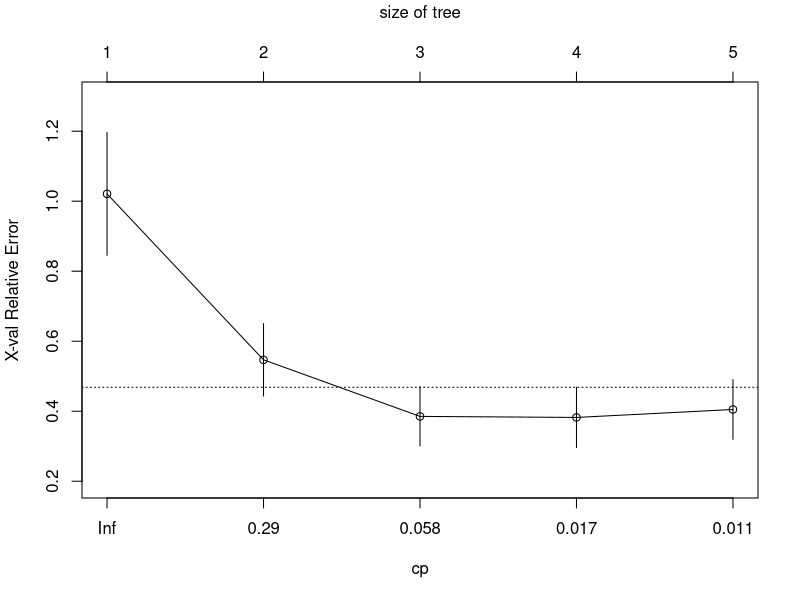
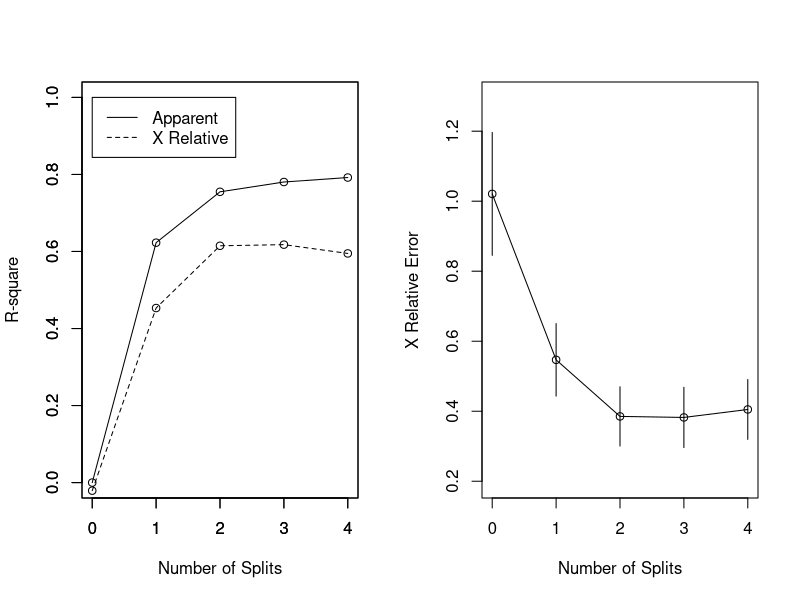
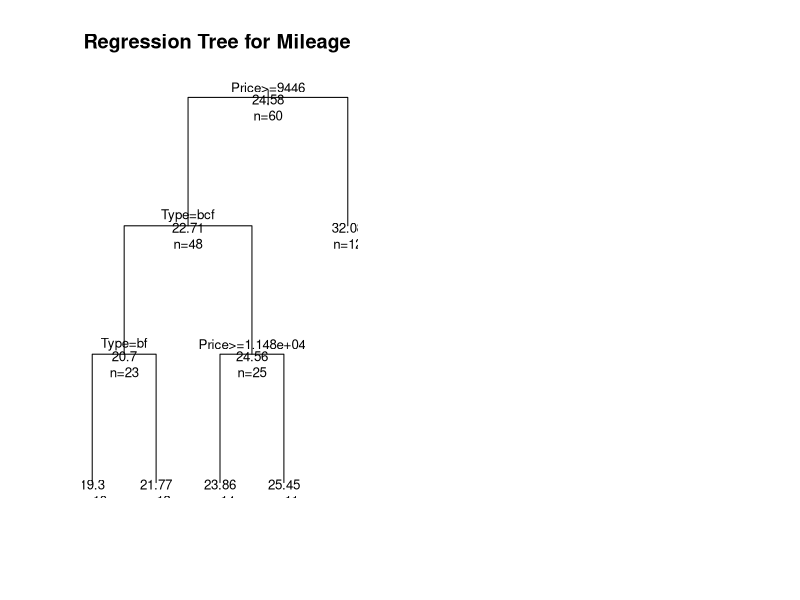
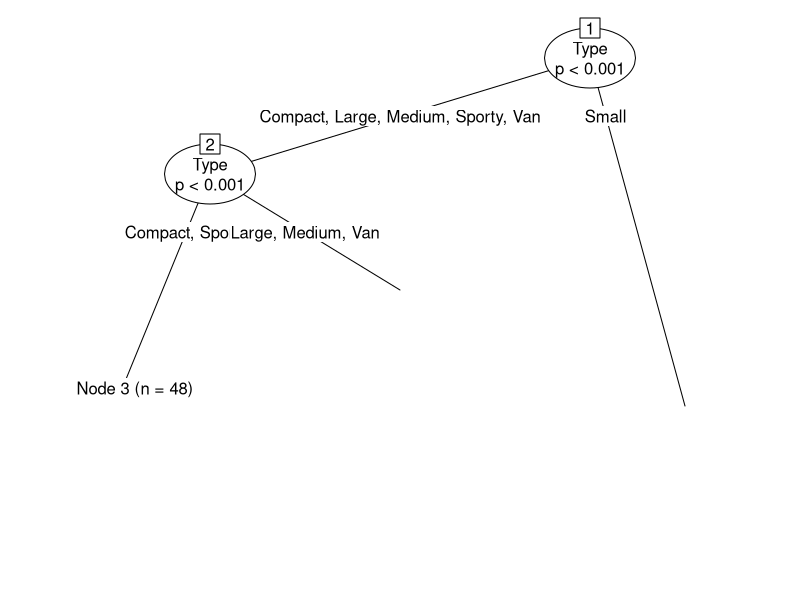

These charts were generated, in order, by the following R code: (Note: this script raises an error after producing the figures.)
######################################################################
# Simple example for regression tree and classification tree in R
#
# Adapted from:
#   https://www.statmethods.net/advstats/cart.html
#
# install.packages("rpart")
# install.packages("partykit")
#####################################################################

####################
# Load library
####################
library(rpart)
library(partykit)

####################
# grow tree
####################
fit <- rpart(formula = Mileage ~ Price + Country + Reliability + Type,
             method="anova", data=cu.summary)

printcp(fit) # display the results
plotcp(fit) # visualize cross-validation results
summary(fit) # detailed summary of splits

########################################
# create additional plots
########################################
par(mfrow=c(1,2)) # two plots on one page
rsq.rpart(fit) # visualize cross-validation results  

####################
# plot tree
####################
plot(fit, uniform=TRUE,
     main="Regression Tree for Mileage ")
text(fit, use.n=TRUE, all=TRUE, cex=.8)

############################################################
# create attractive postcript plot of tree
############################################################
post(fit, file = "tree.ps",
     title = "Regression Tree for Mileage ")





fit <- ctree(formula = Mileage ~ Price + Country + Reliability + Type,
             data = cu.summary)
plot(fit)
